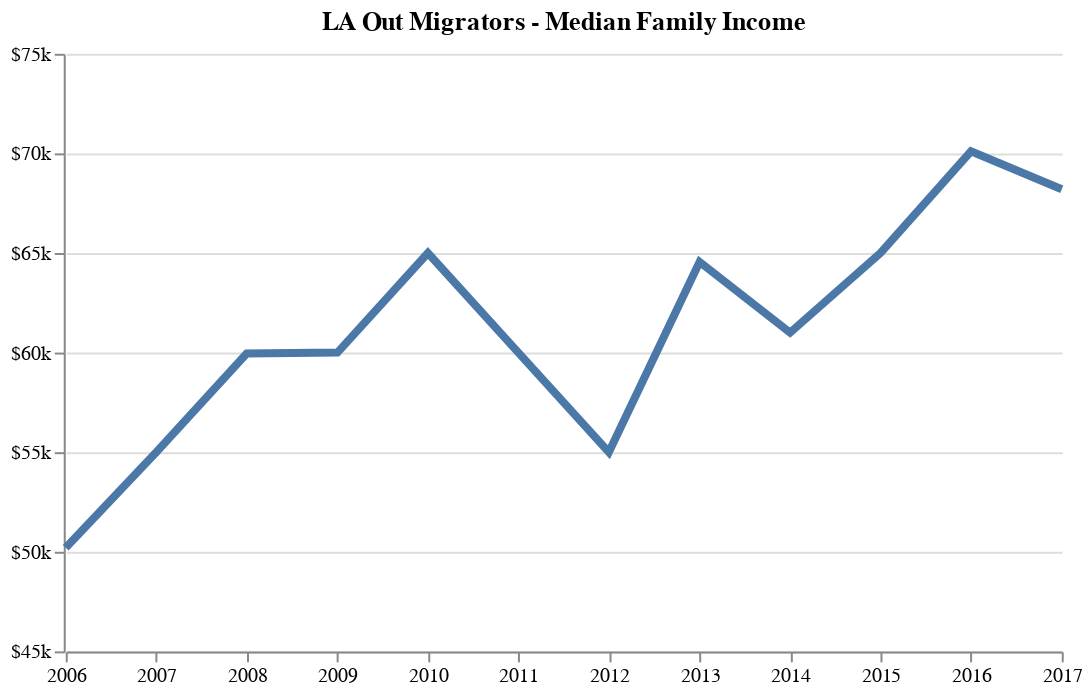

This figure's notebook cell:
### Code cell
alt.Chart(family).mark_line(strokeWidth=4).encode(
    x=alt.X('Year', 
            axis=alt.Axis(grid=False, labelFlush=False), 
            title=None),
    y=alt.Y('Income', 
            scale=alt.Scale(domain=[45000,75000]), 
            axis=alt.Axis(offset=1, format='$s'), 
            title=None)
).properties(title='LA Out Migrators - Median Family Income', width=500
).configure_view(strokeWidth=0)

### Figure 1 — Vega-Lite specification as saved in the notebook (floating-point values rounded to 4 significant figures)
{"$schema": "https://vega.github.io/schema/vega-lite/v2.6.0.json", "config": {"view": {"height": 300, "strokeWidth": 0, "width": 400}}, "data": {"name": "data-1ddeedc980775861fa80da2b3e04df7a"}, "datasets": {"data-1ddeedc980775861fa80da2b3e04df7a": [{"Income": 50200, "Year": "2006-01-01T00:00:00"}, {"Income": 55000, "Year": "2007-01-01T00:00:00"}, {"Income": 59950, "Year": "2008-01-01T00:00:00"}, {"Income": 60000, "Year": "2009-01-01T00:00:00"}, {"Income": 65000, "Year": "2010-01-01T00:00:00"}, {"Income": 60000, "Year": "2011-01-01T00:00:00"}, {"Income": 55000, "Year": "2012-01-01T00:00:00"}, {"Income": 64550, "Year": "2013-01-01T00:00:00"}, {"Income": 61000, "Year": "2014-01-01T00:00:00"}, {"Income": 65000, "Year": "2015-01-01T00:00:00"}, {"Income": 70100, "Year": "2016-01-01T00:00:00"}, {"Income": 68200, "Year": "2017-01-01T00:00:00"}]}, "encoding": {"x": {"axis": {"grid": false, "labelFlush": false}, "field": "Year", "title": null, "type": "temporal"}, "y": {"axis": {"format": "$s", "offset": 1}, "field": "Income", "scale": {"domain": [45000, 75000]}, "title": null, "type": "quantitative"}}, "mark": {"strokeWidth": 4, "type": "line"}, "title": "LA Out Migrators - Median Family Income", "width": 500}
